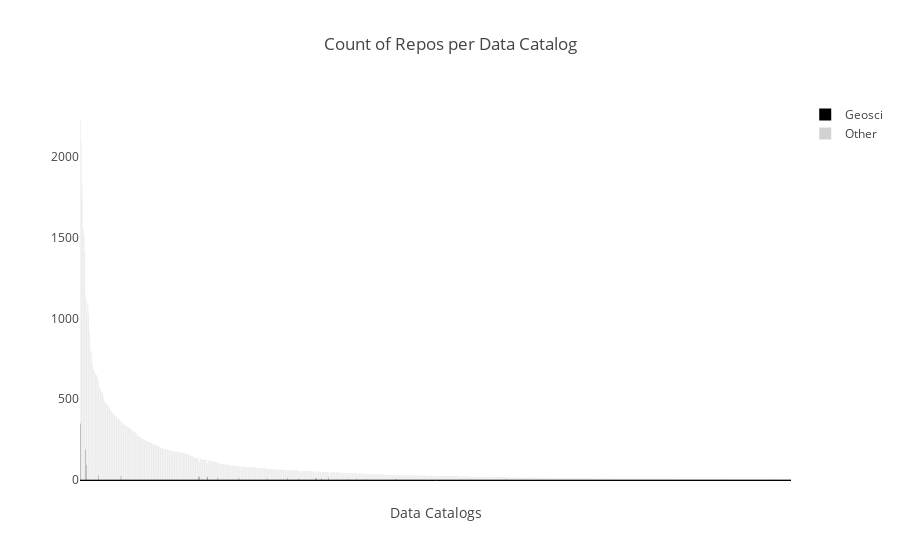

Write notebook code for a chart like this one.
### Code cell
fig = go.Figure()   
fig.add_trace(go.Bar(x = geo_sel['dacat'], y = geo_sel['cr_item'], name = 'Geosci', opacity=1.0, marker_color = 'black'))
fig.add_trace(go.Bar(x = other_sel['dacat'], y = other_sel['cr_item'], name = 'Other', opacity=.7, marker_color = 'silver'))

fig.update_layout(
            title = 'Count of Repos per Data Catalog', # Graph title
            hovermode ='closest', # handles multiple points landing on the same vertical
            template='none',
            xaxis_showgrid=False, 
            yaxis_showgrid=False
            )
fig.update_xaxes(title = 'Data Catalogs', categoryorder = 'total descending',showticklabels=False, 
                 linecolor='black', zeroline=True,)

fig.show()
#pio.write_html(fig, file='Count_Repos_Catalog.html', auto_open=True)

file_name = 'Count_Repos_Catalog.svg'
fig.write_image(file_name)

### Figure 1 — Plotly figure (JSON) as saved in the notebook; plotly's stock layout.template omitted (floating-point values rounded to 4 significant figures; data arrays with more than 128 entries replaced by an {"elided": "..."} marker saying what was removed)
{"data": [{"marker": {"color": "black"}, "name": "Geosci", "opacity": 1, "type": "bar", "x": ["r3d100000044dc", "r3d100010054dc", "r3d100010092dc", "r3d100010101dc", "r3d100010134dc", "r3d100010254dc", "r3d100010267dc", "r3d100010309dc", "r3d100010420dc", "r3d100010655dc", "r3d100010760dc", "r3d100010764dc", "r3d100010928dc", "r3d100011016dc", "r3d100011158dc", "r3d100011206dc", "r3d100011235dc", "r3d100011326dc", "r3d100011487dc", "r3d100011522dc", "r3d100011538dc", "r3d100011575dc", "r3d100011643dc", "r3d100011648dc", "r3d100011718dc", "r3d100011734dc", "r3d100011761dc", "r3d100011989dc", "r3d100012217dc", "r3d100012308dc", "r3d100012547dc", "r3d100012678dc", "r3d100012894dc"], "y": [29, 4, 24, 2, 93, 1, 15, 1, 16, 6, 189, 19, 3, 15, 8, 3, 10, 22, 1, 2, 12, 13, 5, 4, 13, 7, 12, 349, 1, 10, 2, 5, 20]}, {"marker": {"color": "silver"}, "name": "Other", "opacity": 0.7, "type": "bar", "x": {"elided": "6801 str values"}, "y": {"elided": "6801 int values"}}], "layout": {"hovermode": "closest", "title": {"text": "Count of Repos per Data Catalog"}, "xaxis": {"categoryorder": "total descending", "linecolor": "black", "showgrid": false, "showticklabels": false, "title": {"text": "Data Catalogs"}, "zeroline": true}, "yaxis": {"showgrid": false}}}
